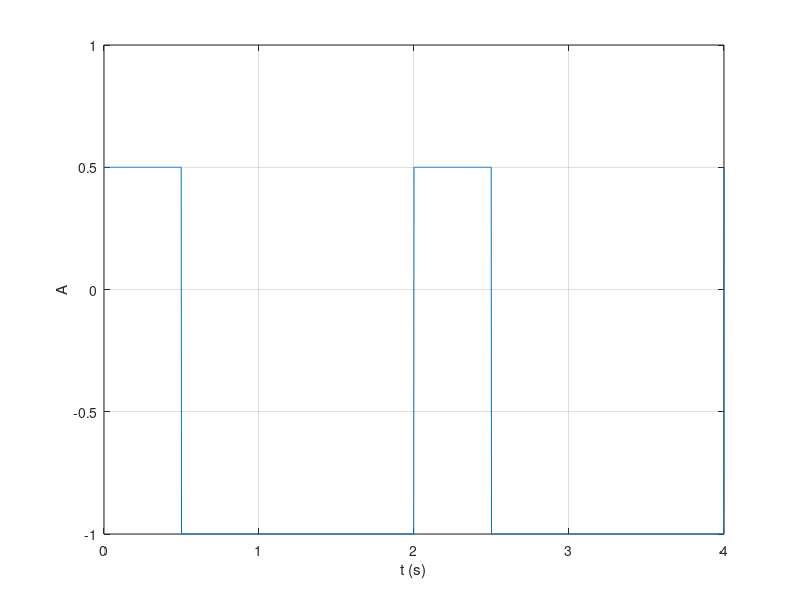
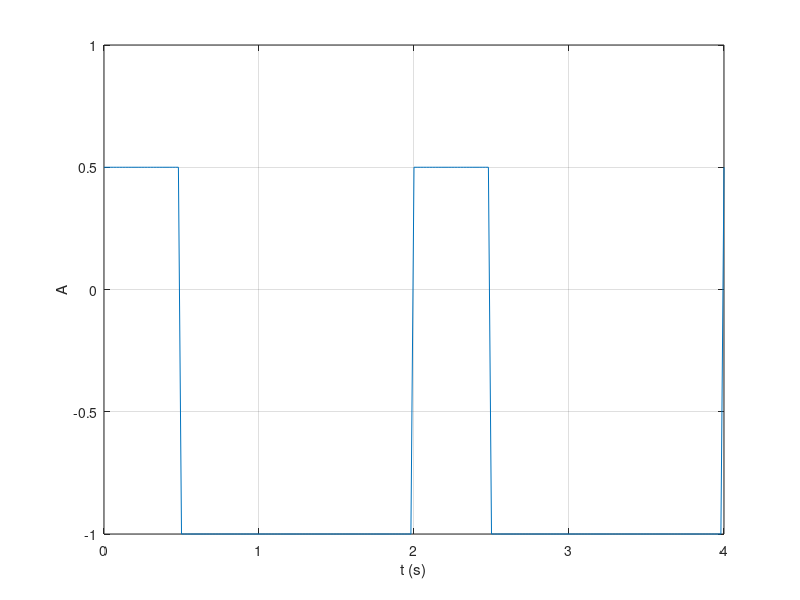
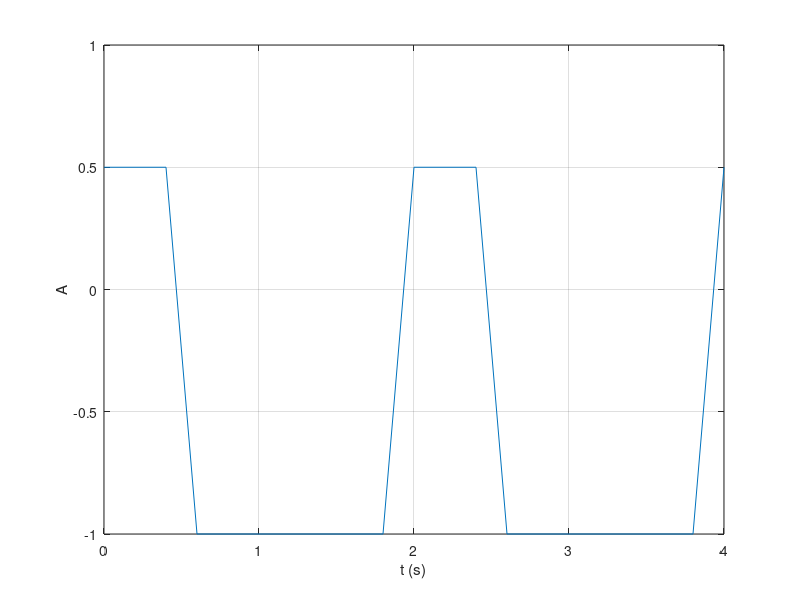

Here is the MATLAB script that generated these plots, in order:
F = 0.5; %frecventa masurata in s^-1/Hz
offset = -0.25; %offsetul, cu cat se deplaseaza semnalul in sus sau in jos cu o valoare data
A = 0.75; %amplitudinea
duty = 25; %factorul de umplere de 25%
t1 = 0:0.002:4; %timpul1
x = offset+A*square(2*pi*F.*t1,duty); %formam semnalul dreptunghiular
figure(1) %rezolutie 2ms
plot(t1,x), xlabel('t (s)'), ylabel('A'),grid

t2 = 0:0.02:4; %timpul2
x = offset+A*square(2*pi*F.*t2,duty);
figure(2) %rezolutie 20ms
plot(t2,x), xlabel('t (s)'), ylabel('A'),grid

t3 = 0:0.2:4; %timpul3
x = offset+A*square(2*pi*F.*t3,duty);
figure(3) %rezolutie 200ms
plot(t3,x), xlabel('t (s)'), ylabel('A'),grid